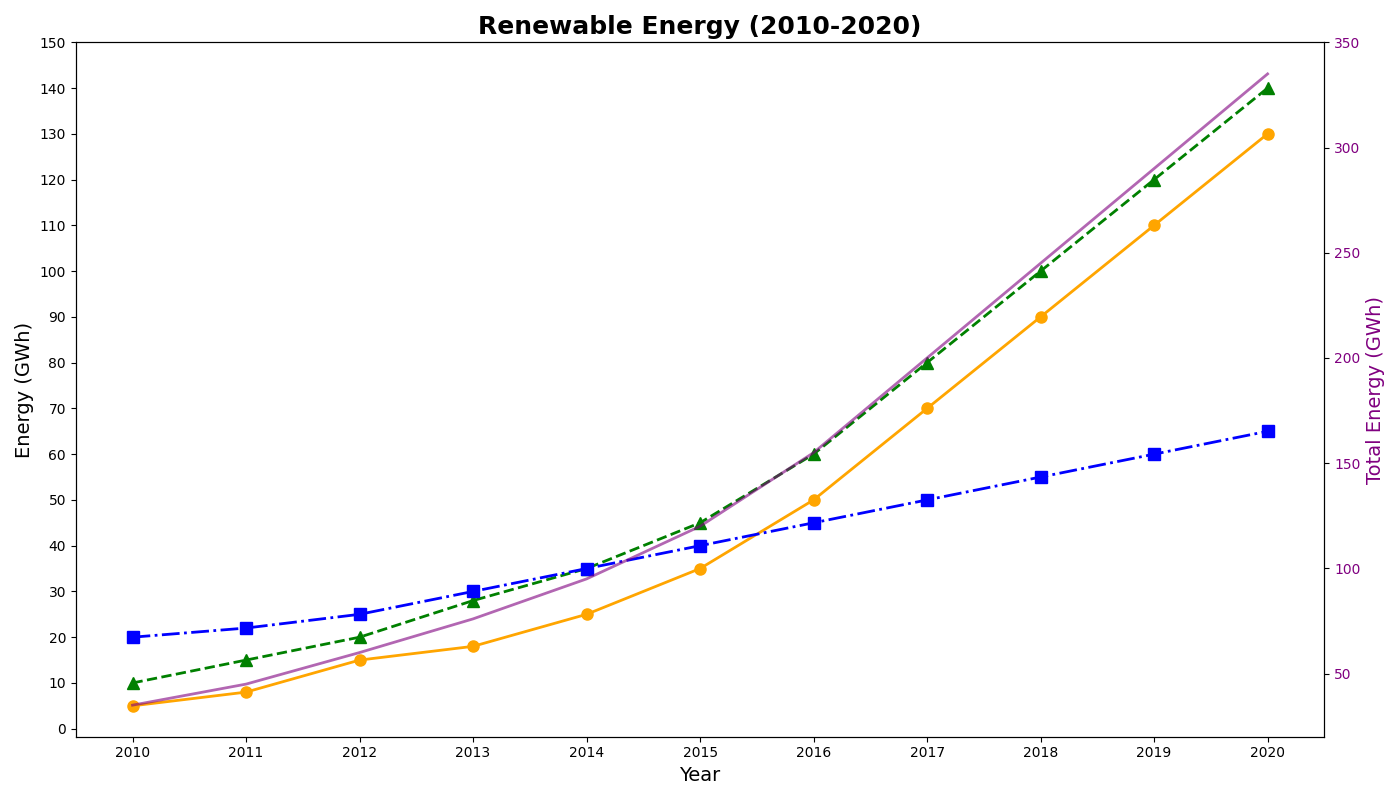

The Python source for this figure:
import matplotlib.pyplot as plt
import numpy as np

# Define the data
years = np.arange(2010, 2021)
solar_energy = [5, 8, 15, 18, 25, 35, 50, 70, 90, 110, 130]
wind_energy = [10, 15, 20, 28, 35, 45, 60, 80, 100, 120, 140]
hydro_energy = [20, 22, 25, 30, 35, 40, 45, 50, 55, 60, 65]

# Setup the plotting area
fig, ax1 = plt.subplots(figsize=(14, 8))

# Plot each energy source
ax1.plot(years, solar_energy, color='orange', marker='o', markersize=8, linewidth=2)
ax1.plot(years, wind_energy, color='green', marker='^', markersize=8, linewidth=2, linestyle='--')
ax1.plot(years, hydro_energy, color='blue', marker='s', markersize=8, linewidth=2, linestyle='-.')

# Simplify title and labels
ax1.set_title('Renewable Energy (2010-2020)', fontsize=18, fontweight='bold')
ax1.set_xlabel('Year', fontsize=14)
ax1.set_ylabel('Energy (GWh)', fontsize=14)

# Adjust ticks
ax1.set_xticks(years)
ax1.set_yticks(np.arange(0, 151, step=10))

# Combined energy plot
combined_energy = np.array(solar_energy) + np.array(wind_energy) + np.array(hydro_energy)
ax2 = ax1.twinx()
ax2.plot(years, combined_energy, color='purple', linewidth=2, alpha=0.6, linestyle='-')
ax2.set_ylabel('Total Energy (GWh)', fontsize=14, color='purple')
ax2.tick_params(axis='y', labelcolor='purple')

# Adjust layout
plt.tight_layout()

# Display
plt.show()
